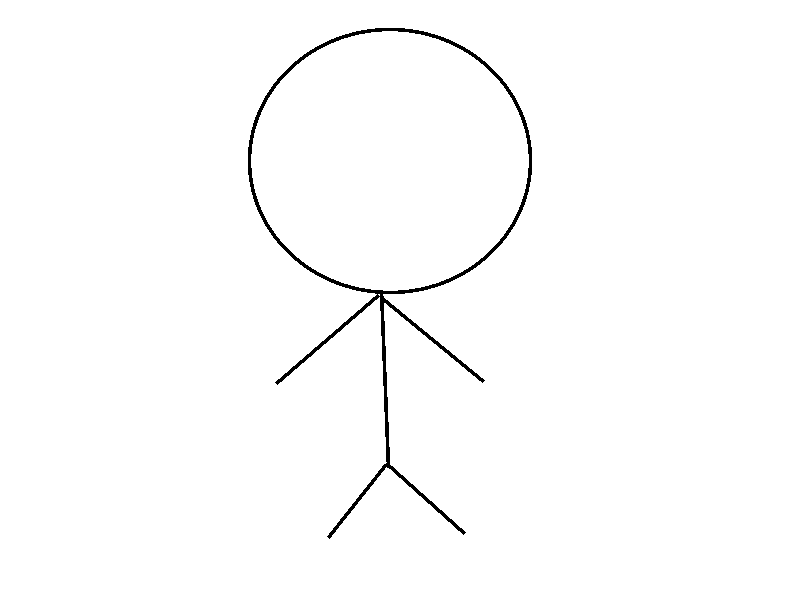
#> input picture base.png, 800 x 600 px
$ python genereateImage.py
#> lines starting #> are read from the running program, lines starting #| are printed output that depends on the picture
from numpy import random
import json
from PIL import Image, ImageDraw

#Read the two images
base = Image.open('base.png').convert("RGBA")
#> base is the input picture: PIL image 800x600 RGBA; mean R, G, B, A 0, 0, 0, 2.8
# base.show()
background_weights = (0.3, 0.3, 0.2, 0.2)
background_options = ["WHITE", "GREEN", "BLUE", "YELLOW"]

eyeColor = {
    "Maroon" : (128,0,0),
    "Teal":	(0,128,128),
    "Navy": (0,0,128)
}
eyeColor_weights = (0.2, 0.5, 0.3)

baseEyeSize = [(297, 109, 360, 165), (415, 122, 470, 173)]
eyeSize = {
    "Big" : [(baseEyeSize[0][0],baseEyeSize[0][1], baseEyeSize[0][2] + 50, baseEyeSize[0][3] + 50 ), (baseEyeSize[1][0],baseEyeSize[1][1], baseEyeSize[1][2] + 50, baseEyeSize[1][3] + 50 )],
    "Normal" : baseEyeSize,
    "Small" : [(baseEyeSize[0][0]+25,baseEyeSize[0][1]+25, baseEyeSize[0][2], baseEyeSize[0][3]), (baseEyeSize[1][0]+25,baseEyeSize[1][1]+25, baseEyeSize[1][2] , baseEyeSize[1][3]  )]
}
eyeSize_weights = (0.1, 0.8, 0.2)

mouth = {
    "straight": (315, 238, 440, 240),
    "smile" : ((335, 222),(357,242), (396,246), (423, 241), (443,224)),
    "unhappy": ((332, 248), (354,228), (388, 222), (410, 232), (427, 246))
}
mouth_weights = (0.5, 0.25, 0.25)
for i in range(1, 11):
    backgroundChoice = random.choice(background_options, 1, background_weights)[0]
    eyeColorChoice = random.choice(list(eyeColor.keys()), 1, eyeColor_weights)[0]
    eyeSizeChoice = random.choice(list(eyeSize.keys()), 1, eyeSize_weights)[0]
    mouthChoice = random.choice(list(mouth.keys()), 1, mouth_weights)[0]
    new_image = Image.new("RGBA", base.size, backgroundChoice)
    new_image.paste(base, mask=base)
    draw = ImageDraw.Draw(new_image)
    draw.ellipse(eyeSize[eyeSizeChoice][0], fill=eyeColorChoice, outline=(0, 0, 0))
    draw.ellipse(eyeSize[eyeSizeChoice][1], fill=eyeColorChoice, outline=(0, 0, 0))
    if mouthChoice == "straight":
        draw.line(mouth[mouthChoice], fill=(0, 0, 0), width=6)
    else:
        draw.polygon(mouth[mouthChoice], fill=(0, 0, 0), width=6)
    # new_image = background.resize(base.size)
    # new_image.paste(base,(0,0), base)
    new_image.save(f"./generatedImage/{i}.png","png")
#> this loop made 10 passes
#> pass 1, `new_image.save(f"./generatedImage/{i}.png","png")`:
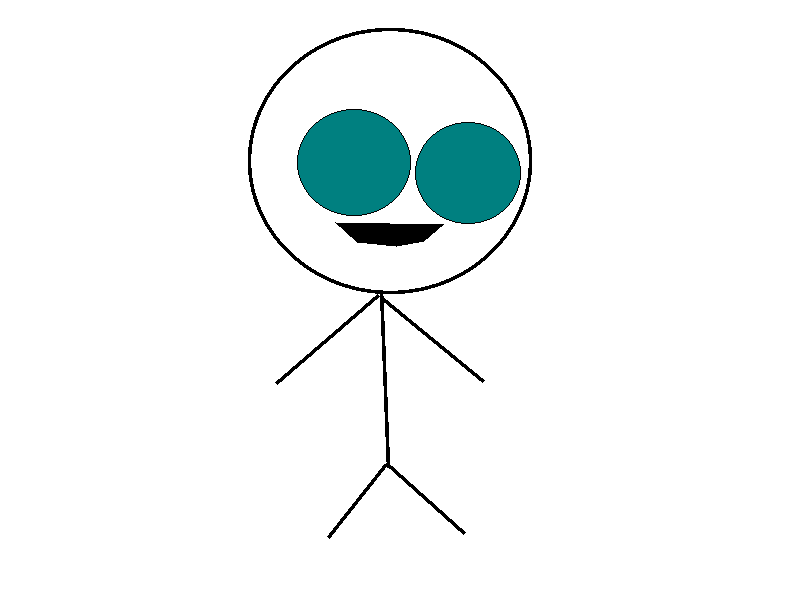
#> saved as 1.png: PIL image 800x600 RGBA; mean R, G, B, A 241.6, 246.3, 246.3, 255
#> pass 2, `new_image = Image.new("RGBA", base.size, backgroundChoice)`:
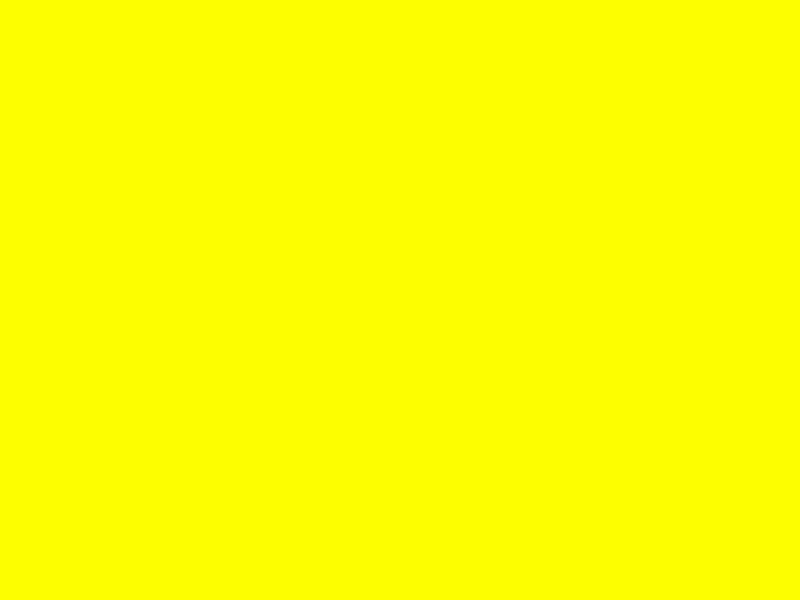
#> new_image: PIL image 800x600 RGBA; mean R, G, B, A 255, 255, 0, 255
#> pass 2, `new_image.save(f"./generatedImage/{i}.png","png")`:
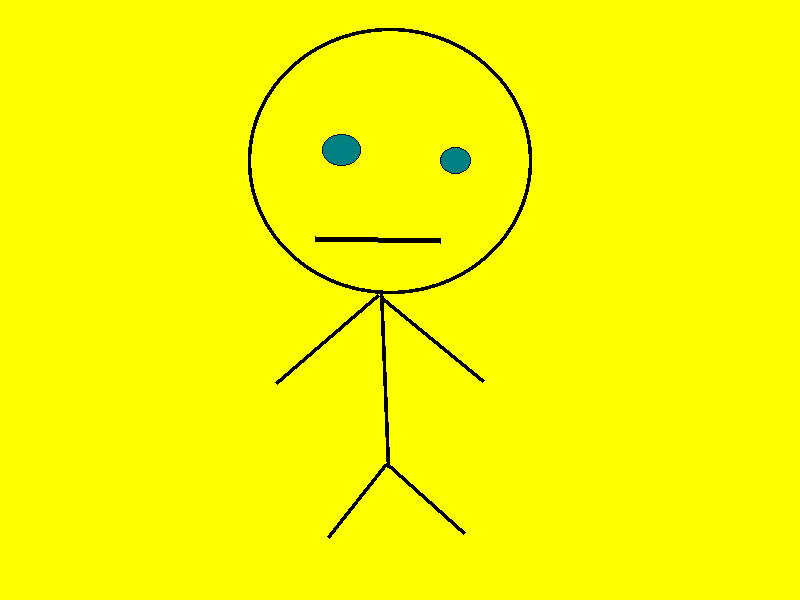
#> saved as 2.png: PIL image 800x600 RGBA; mean R, G, B, A 251, 251.4, 0.4, 255
#> after the loop:
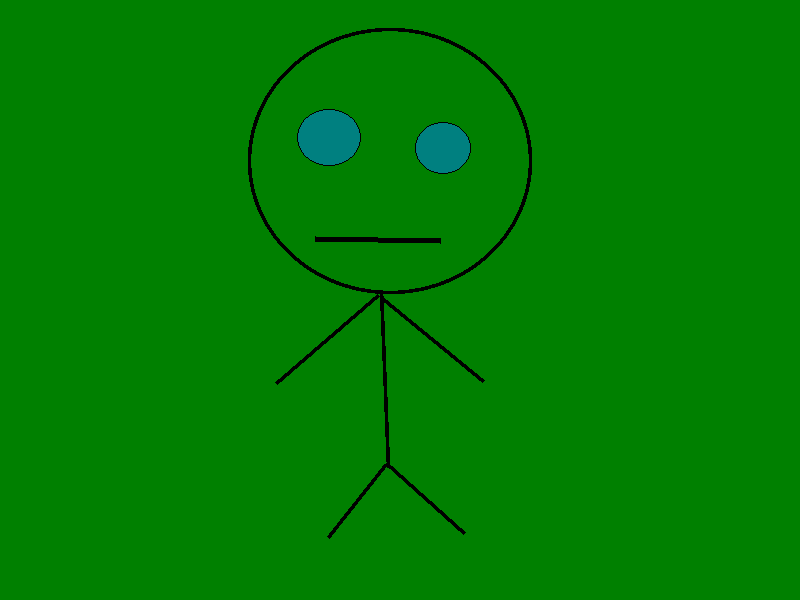
#> new_image: PIL image 800x600 RGBA; mean R, G, B, A 0, 126.3, 1.3, 255
new_image.show()
